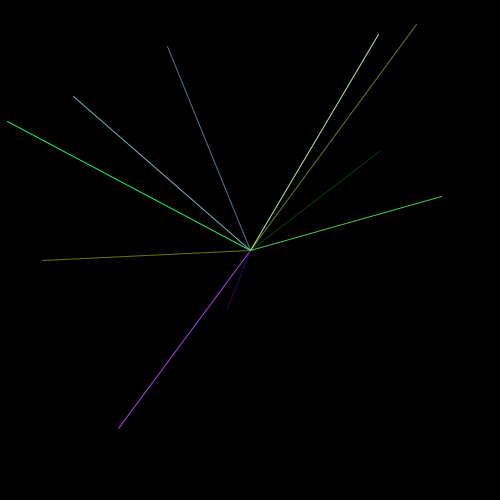
Frame 1 (no input)
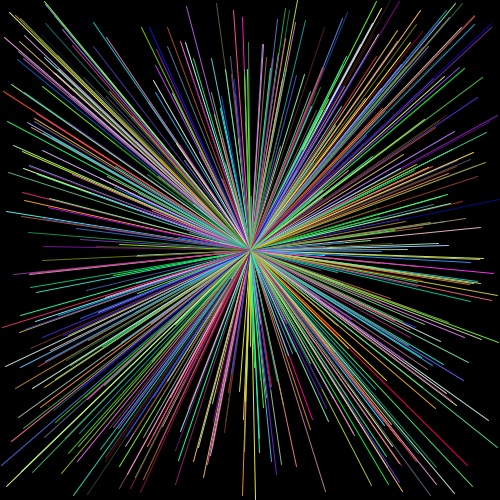
Frame 60 (the mouse pressed at the canvas centre just before this capture)
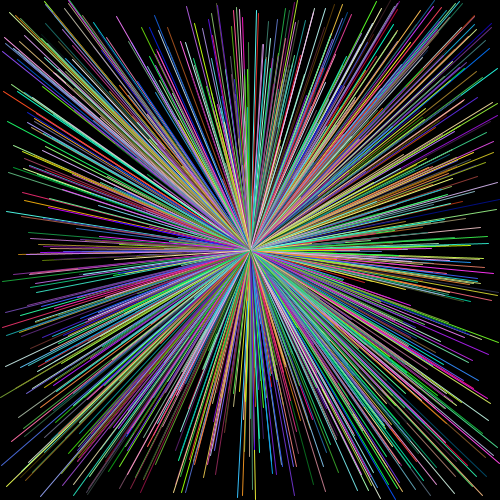
Frame 120 (the mouse held since frame 60 and released just before this capture)

The Processing sketch that drew these frames (run headless with seeded random() and noise(); from frame 60 on, the mouse is pressed at the canvas centre):

// Processing sketch: basic03myThirdDrawing
// ── basic03myThirdDrawing.pde
int amount = 10;

void setup() {
  size(500, 500);
  background(0);
  //test a for loop
  for (int i=0;i<amount;i++) {
    println(i);
  }
}

//now let's draw
void draw() {
  for (int i=0;i<amount;i++) {
    int r = (int)random(0, 255);
    int g = (int)random(0, 255);
    int b = (int)random(0, 255);

    int x2 = (int)random(0, width);
    int y2 = (int)random(0, height);

    stroke(r, g, b);
    line(width*0.5, height*0.5, x2, y2);
  }
}

void keyPressed() {
  background(0);
}
